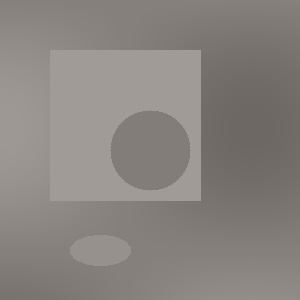
#> input picture 02-Resim-Isleme/08-alistirmalar/test-resimleri/dusuk_kontrast.jpg, 300 x 300 px, given in place of the camera
$ python cozum-1.py
#> lines starting #> are read from the running program, lines starting #| are printed output that depends on the picture; after the words box and inside, x2 and y2 are one past the last pixel; in counts of white or black regions, pixels touching at a corner belong together
#> in main, frame is the input picture: shape (300, 300, 3); mean B, G, R 127.6, 131.6, 136.6
#!/usr/bin/env python3
# -*- coding: utf-8 -*-
"""
🔒 Alıştırma 1 Çözümü: Video Güvenlik Sistemi
============================================

Bu dosya alıştırma-1.py için örnek çözümdür.
Kendi çözümünüzü yapmaya çalıştıktan sonra referans olarak kullanın.

Yazan: Eren Terzi
Tarih: 2024
"""

import cv2
import numpy as np
import os
import time
from datetime import datetime
from pathlib import Path

class SecuritySystem:
    """Video güvenlik sistemi sınıfı - ÇÖZÜM"""

    def __init__(self):
        # Temel parametreler
        self.is_active = True
        self.is_recording = False
        self.motion_detected = False

        # Background subtractor
        self.bg_subtractor = cv2.createBackgroundSubtractorMOG2(
            detectShadows=True,
            varThreshold=50,
            history=500
        )

        # Hareket algılama parametreleri
        self.min_motion_area = 1000
        self.learning_rate = 0.01
        self.idle_timeout = 3.0

        # Kayıt yönetimi
        self.video_writer = None
        self.current_filename = None
        self.last_motion_time = 0
        self.recording_start_time = 0

        # İstatistikler
        self.stats = {
            'total_alarms': 0,
            'total_recording_time': 0,
            'session_start': time.time()
        }

        # Kayıt klasörü oluştur
        self.recordings_dir = Path("recordings")
        self.recordings_dir.mkdir(exist_ok=True)

    def detect_motion(self, frame):
        """Frame'de hareket algıla"""
        # Background subtraction
        motion_mask = self.bg_subtractor.apply(frame, learningRate=self.learning_rate)
#> motion_mask: shape (300, 300); every value is 127

        # Gürültü temizleme
        kernel = cv2.getStructuringElement(cv2.MORPH_ELLIPSE, (5, 5))
        motion_mask = cv2.morphologyEx(motion_mask, cv2.MORPH_OPEN, kernel)
        motion_mask = cv2.morphologyEx(motion_mask, cv2.MORPH_CLOSE, kernel)

        # Contour detection
        contours, _ = cv2.findContours(motion_mask, cv2.RETR_EXTERNAL, cv2.CHAIN_APPROX_SIMPLE)
#> contours = [[[0, 0], [0, 299], [299, 299], [299, 0]]]

        # Toplam hareket alanı
        total_motion_area = sum(cv2.contourArea(c) for c in contours if cv2.contourArea(c) > 100)
#> total_motion_area = 89401

        # Hareket tespit
        motion_detected = total_motion_area > self.min_motion_area
#> motion_detected = True

        return motion_detected, total_motion_area, motion_mask

    def start_recording(self, frame):
        """Video kaydını başlat"""
        if self.is_recording:
            return

        # Dosya adı oluştur
        timestamp = datetime.now().strftime("%Y%m%d_%H%M%S")
        self.current_filename = f"motion_{timestamp}.avi"

        # Video writer oluştur
        height, width = frame.shape[:2]
        fourcc = cv2.VideoWriter_fourcc(*'XVID')
        full_path = self.recordings_dir / self.current_filename
        self.video_writer = cv2.VideoWriter(str(full_path), fourcc, 20.0, (width, height))

        if self.video_writer and self.video_writer.isOpened():
            self.is_recording = True
            self.recording_start_time = time.time()
            print(f"🎬 Kayıt başladı: {self.current_filename}")
        else:
            print("❌ Video writer oluşturulamadı!")

    def stop_recording(self):
        """Video kaydını durdur"""
        if not self.is_recording or not self.video_writer:
            return

        # Kayıt süresi
        recording_duration = time.time() - self.recording_start_time

        # Video writer kapat
        self.video_writer.release()
        self.video_writer = None
        self.is_recording = False

        # İstatistikleri güncelle
        self.stats['total_recording_time'] += recording_duration

        print(f"⏹️ Kayıt durduruldu: {recording_duration:.1f} saniye")

    def update_motion_state(self, motion_detected):
        """Hareket durumunu güncelle"""
        current_time = time.time()

        if motion_detected:
            if not self.motion_detected:
                # Yeni hareket başlangıcı
                print("🚨 HAREKET TESPİT EDİLDİ!")
                self.stats['total_alarms'] += 1

            self.last_motion_time = current_time
            self.motion_detected = True

        else:
            if self.motion_detected:
                # Timeout kontrolü
                time_since_motion = current_time - self.last_motion_time

                if time_since_motion > self.idle_timeout:
                    self.motion_detected = False
                    print("✅ Hareket sona erdi")

    def process_frame(self, frame):
        """Frame'i işle"""
        if not self.is_active:
            return frame

        # Hareket algılama
        motion_detected, motion_area, motion_mask = self.detect_motion(frame)
#> motion_detected = True; motion_area = 89401

        # Hareket durumu güncelle
        self.update_motion_state(motion_detected)

        # Kayıt kararı
        if self.motion_detected and not self.is_recording:
            self.start_recording(frame)
        elif not self.motion_detected and self.is_recording:
            self.stop_recording()

        # Frame kaydet
        if self.is_recording and self.video_writer:
            self.video_writer.write(frame)

        # UI çiz
        display_frame = self.draw_ui(frame, motion_detected, motion_area, motion_mask)

        return display_frame

    def draw_ui(self, frame, motion_detected, motion_area, motion_mask):
        """Kullanıcı arayüzünü çiz"""
#> called with motion_detected = True, motion_area = 89401
        display_frame = frame.copy()
        h, w = display_frame.shape[:2]
#> h = 300; w = 300

        # Sistem durumu
        status_text = "AKTIF" if self.is_active else "PASIF"
        status_color = (0, 255, 0) if self.is_active else (0, 0, 255)
        cv2.putText(display_frame, f"Sistem: {status_text}", (10, 30),
                   cv2.FONT_HERSHEY_SIMPLEX, 0.7, status_color, 2)

        # Hareket durumu
        if motion_detected:
            # Kırmızı çerçeve
            cv2.rectangle(display_frame, (0, 0), (w-1, h-1), (0, 0, 255), 3)
            cv2.putText(display_frame, "HAREKET!", (10, 70),
                       cv2.FONT_HERSHEY_SIMPLEX, 0.8, (0, 0, 255), 2)

        # Kayıt durumu
        if self.is_recording:
            cv2.putText(display_frame, "KAYIT YAPILIYOR", (10, 110),
                       cv2.FONT_HERSHEY_SIMPLEX, 0.7, (0, 0, 255), 2)

            recording_duration = time.time() - self.recording_start_time
            cv2.putText(display_frame, f"Süre: {recording_duration:.1f}s", (10, 140),
                       cv2.FONT_HERSHEY_SIMPLEX, 0.6, (255, 255, 255), 2)

        # İstatistikler (sağ üst)
        stats_x = w - 250
#> stats_x = 50
        session_duration = time.time() - self.stats['session_start']

        cv2.putText(display_frame, f"Alarmlar: {self.stats['total_alarms']}", (stats_x, 30),
                   cv2.FONT_HERSHEY_SIMPLEX, 0.5, (255, 255, 255), 1)
        cv2.putText(display_frame, f"Kayıt: {self.stats['total_recording_time']:.1f}s", (stats_x, 50),
                   cv2.FONT_HERSHEY_SIMPLEX, 0.5, (255, 255, 255), 1)
        cv2.putText(display_frame, f"Session: {session_duration:.0f}s", (stats_x, 70),
                   cv2.FONT_HERSHEY_SIMPLEX, 0.5, (255, 255, 255), 1)

        # Hareket alanı
        if motion_area > 0:
            cv2.putText(display_frame, f"Hareket: {motion_area}px", (10, h-40),
                       cv2.FONT_HERSHEY_SIMPLEX, 0.6, (255, 255, 255), 2)
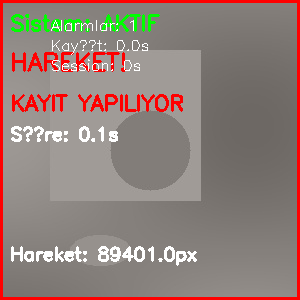
#> display_frame: shape (300, 300, 3); mean B, G, R 121.2, 127.6, 145.4

        # Motion mask küçük pencere
        if motion_mask is not None:
            mask_small = cv2.resize(motion_mask, (160, 120))
#> mask_small: shape (120, 160); every value is 127
            mask_colored = cv2.cvtColor(mask_small, cv2.COLOR_GRAY2BGR)
#> mask_colored: shape (120, 160, 3); every value is 127

            # Sağ alt köşe
            y_start = h - 130
#> y_start = 170
            x_start = w - 170
#> x_start = 130
            display_frame[y_start:y_start+120, x_start:x_start+160] = mask_colored
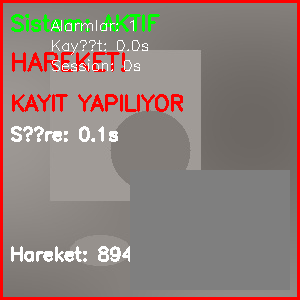
#> display_frame: shape (300, 300, 3); mean B, G, R 121.5, 127.1, 143.9
            cv2.rectangle(display_frame, (x_start, y_start), (x_start+160, y_start+120), (255, 255, 255), 2)
            cv2.putText(display_frame, "Motion", (x_start, y_start-5),
                       cv2.FONT_HERSHEY_SIMPLEX, 0.4, (255, 255, 255), 1)
#> display_frame: shape (300, 300, 3); mean B, G, R 124.1, 129.5, 146.3

        # Kontroller
        cv2.putText(display_frame, "Q:Çıkış R:Reset S:On/Off", (10, h-10),
                   cv2.FONT_HERSHEY_SIMPLEX, 0.5, (255, 255, 255), 1)
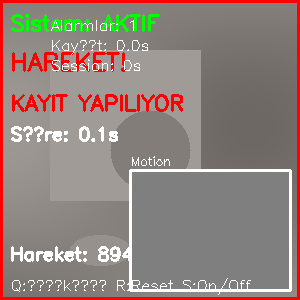
#> display_frame: shape (300, 300, 3); mean B, G, R 124.7, 130.2, 146.9

        return display_frame

    def reset_system(self):
        """Sistemi sıfırla"""
        print("🔄 Sistem sıfırlanıyor...")

        # Kayıt durdur
        if self.is_recording:
            self.stop_recording()

        # Background subtractor yenile
        self.bg_subtractor = cv2.createBackgroundSubtractorMOG2(
            detectShadows=True,
            varThreshold=50,
            history=500
        )

        # Durumları sıfırla
        self.motion_detected = False
        self.last_motion_time = 0

        print("✅ Sistem sıfırlandı")

    def cleanup(self):
        """Sistem kapatma"""
        print("🔒 Güvenlik sistemi kapatılıyor...")

        # Kayıt durdur
        if self.is_recording:
            self.stop_recording()

        # İstatistikler
        session_duration = time.time() - self.stats['session_start']
        print(f"📊 Session Özeti:")
        print(f"   Süre: {session_duration:.1f} saniye")
        print(f"   Toplam Alarm: {self.stats['total_alarms']}")
        print(f"   Toplam Kayıt: {self.stats['total_recording_time']:.1f} saniye")

        # Log dosyası (bonus)
        log_file = Path("security_log.txt")
        with open(log_file, "a", encoding="utf-8") as f:
            f.write(f"{datetime.now()}: Session {session_duration:.1f}s, "
                   f"Alarms {self.stats['total_alarms']}, "
                   f"Recording {self.stats['total_recording_time']:.1f}s\n")

def main():
    """Ana fonksiyon - ÇÖZÜM"""
    print("🔒 Video Güvenlik Sistemi")
    print("=" * 40)

    # Webcam başlat
    cap = cv2.VideoCapture(0)

    if not cap.isOpened():
        print("❌ Webcam açılamadı!")
        return

    # Webcam ayarları
    cap.set(cv2.CAP_PROP_FRAME_WIDTH, 640)
    cap.set(cv2.CAP_PROP_FRAME_HEIGHT, 480)
    cap.set(cv2.CAP_PROP_FPS, 30)

    # Güvenlik sistemi
    security_system = SecuritySystem()

    print("📷 Webcam bağlandı")
    print("🎯 Background model öğreniliyor...")
    print("⚡ Sistem aktif - hareket izleniyor")
    print("\n🎮 Kontroller:")
    print("   Q: Çıkış")
    print("   R: Reset")
    print("   S: Sistem On/Off")

    try:
        while True:
            ret, frame = cap.read()

            if not ret:
                print("❌ Frame okunamadı!")
                break

            # Frame işle
            processed_frame = security_system.process_frame(frame)

            # Göster
            cv2.imshow('Video Güvenlik Sistemi', processed_frame)

            # Tuş kontrolü
            key = cv2.waitKey(1) & 0xFF
#> (key q is pressed here)

            if key == ord('q') or key == ord('Q'):
                break
            elif key == ord('r') or key == ord('R'):
                security_system.reset_system()
            elif key == ord('s') or key == ord('S'):
                security_system.is_active = not security_system.is_active
                status = "AKTIF" if security_system.is_active else "PASIF"
                print(f"🔄 Sistem durumu: {status}")

    except KeyboardInterrupt:
        print("\n⚠️ Kullanıcı tarafından durduruldu")

    finally:
        security_system.cleanup()
        cap.release()
        cv2.destroyAllWindows()

if __name__ == "__main__":
    main()

# 📝 ÇÖZÜM NOTLARI:
# 1. Background subtraction için MOG2 kullanıldı
# 2. Morphological operations ile gürültü temizlendi
# 3. Contour area hesaplaması ile hareket alanı bulundu
# 4. State machine ile kayıt kontrolü yapıldı
# 5. UI elemanları sistematik olarak yerleştirildi
# 6. Error handling ve cleanup düzgün implement edildi

# 🎯 PERFORMANS NOTLARI:
# - Frame boyutu 640x480 optimal
# - Learning rate 0.01 çoğu durumda iyi
# - Min motion area frame boyutuna göre ayarlanabilir
# - Idle timeout çok kısa olmamalı (false positive)

# 🚀 İYİLEŞTİRME ÖNERİLERİ:
# - ROI (Region of Interest) desteği
# - Multiple zone detection
# - Configuration file
# - Email/SMS notifications
# - Web dashboard

$ run again, on 02-Resim-Isleme/08-alistirmalar/test-resimleri/kenar_test.jpg
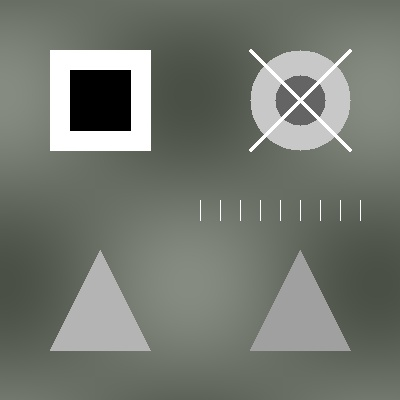
#> input picture 02-Resim-Isleme/08-alistirmalar/test-resimleri/kenar_test.jpg, 400 x 400 px, given in place of the camera
#> in main, frame is the input picture: shape (400, 400, 3); mean B, G, R 112.6, 120.8, 115.9
#> in detect_motion, `motion_mask = self.bg_subtractor.apply(frame, learningRate=self.learni..`:
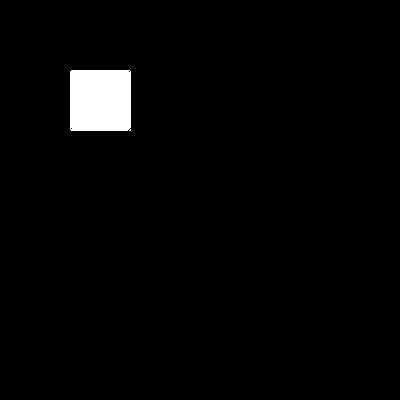
#> motion_mask: shape (400, 400); values 127 (black) and 255 (white), 2.3% white; 1 white region, box (x1, y1, x2, y2) and area: (70, 70, 131, 131) 3713
#> contours = [[[0, 0], [0, 399], [399, 399], [399, 0]]]
#> total_motion_area = 159201
#> in detect_motion, `motion_detected = total_motion_area > self.min_motion_area`: motion_detected = True
#> in process_frame, `motion_detected, motion_area, motion_mask = self.detect_motion(frame)`: motion_area = 159201
#> in draw_ui, `cv2.putText(display_frame, "Q:Çıkış R:Reset S:On/Off", (10, h-10), cv2..`:
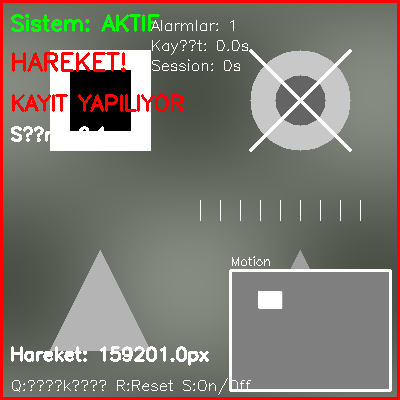
#> display_frame: shape (400, 400, 3); mean B, G, R 113.5, 121.9, 127.3

$ run again, on 02-Resim-Isleme/08-alistirmalar/test-resimleri/perspektif.jpg
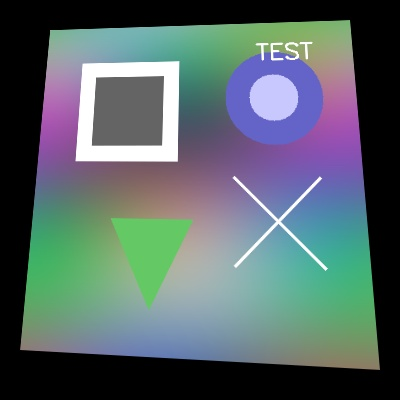
#> input picture 02-Resim-Isleme/08-alistirmalar/test-resimleri/perspektif.jpg, 400 x 400 px, given in place of the camera
#> in main, frame is the input picture: shape (400, 400, 3); mean B, G, R 103.3, 101.6, 86.1
#> in detect_motion, `motion_mask = cv2.morphologyEx(motion_mask, cv2.MORPH_CLOSE, kernel)`:
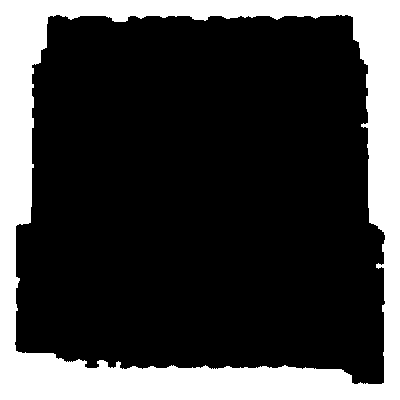
#> motion_mask: shape (400, 400); values 127 (black) and 255 (white), 24.6% white; 1 white region, box (x1, y1, x2, y2) and area: (0, 0, 400, 400) 39405
#> contours = [[[0, 0], [0, 399], [399, 399], [399, 0]]]
#> total_motion_area = 159201
#> in detect_motion, `motion_detected = total_motion_area > self.min_motion_area`: motion_detected = True
#> in process_frame, `motion_detected, motion_area, motion_mask = self.detect_motion(frame)`: motion_area = 159201
#> in draw_ui, `cv2.putText(display_frame, "Q:Çıkış R:Reset S:On/Off", (10, h-10), cv2..`:
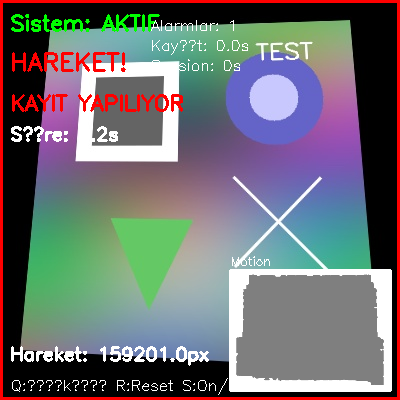
#> display_frame: shape (400, 400, 3); mean B, G, R 113.4, 111.3, 109.9
